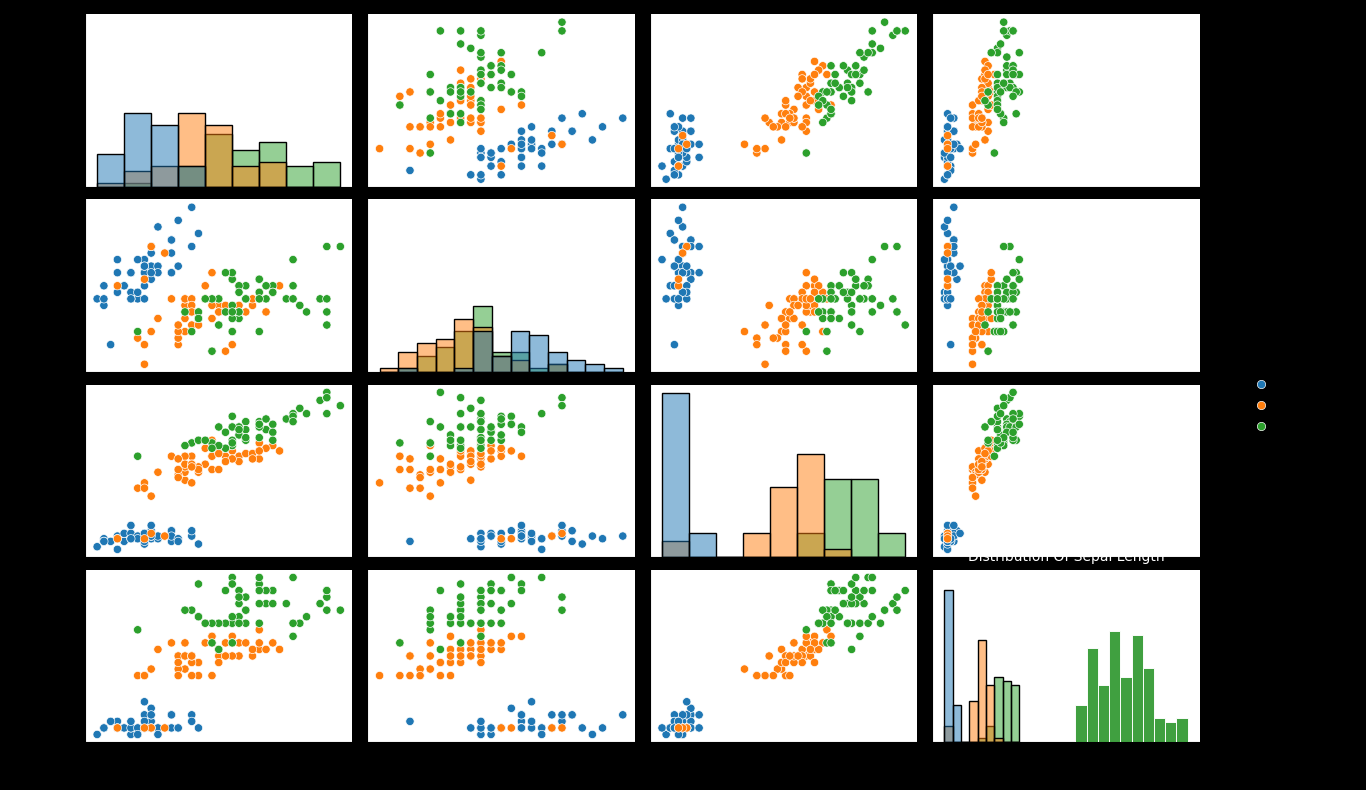

This chart was generated by the following Python code:
import matplotlib.pyplot as plt
import seaborn as sns
import pandas as pd
iris = pd.read_csv("iris.csv")
print("Shape of the data set:", iris.shape)
print("First five rows:")
print(iris.head())
print("**********************")
print("Last five rows:")
print(iris.tail())
print("Number Of Samples Available For Each Variety:")
print(iris["variety"].value_counts())
print("Description Of The Dataset:")
print(iris.describe())
sns.pairplot(iris, hue="variety", kind="scatter", diag_kind="hist")
plt.style.use("dark_background")
sns.histplot(iris["sepal_length"], bins=10, color="g")  
plt.title("Distribution Of Sepal Length", fontsize=10, color="white")
plt.show()
